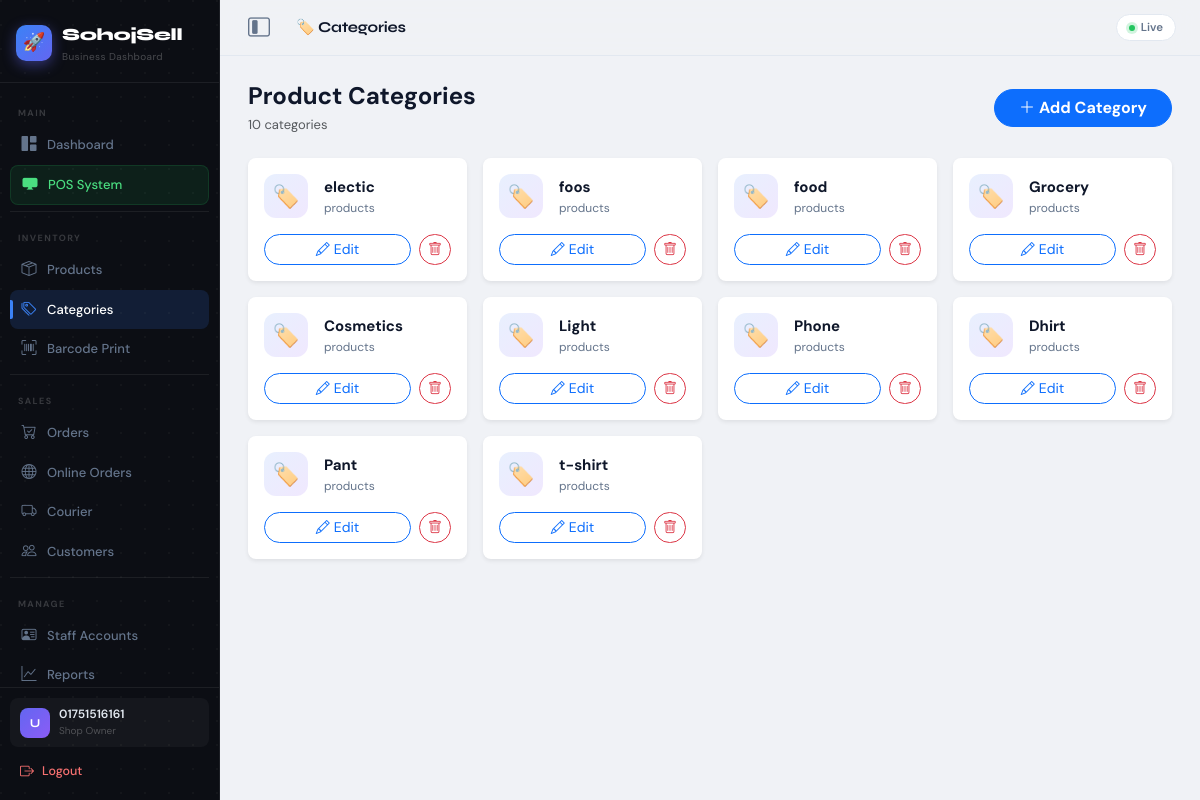
Page /categories/ (signed in) on the committed database.
### accounts/models.py (models this page shows, shortened)
class User(AbstractBaseUser, PermissionsMixin):
    phone_number = models.CharField(max_length=15, unique=True, verbose_name='Phone Number')
    name = models.CharField(max_length=100, blank=True, null=True, verbose_name='Full Name')
    is_active = models.BooleanField(default=True)
    is_staff = models.BooleanField(default=False)
    date_joined = models.DateTimeField(auto_now_add=True)
    objects = UserManager()
    USERNAME_FIELD = 'phone_number'
    REQUIRED_FIELDS = []

### store/models.py (models this page shows, shortened)
class Category(models.Model):
    shop = models.ForeignKey(Shop, on_delete=models.CASCADE, related_name='categories')
    name = models.CharField(max_length=100)

### store/views.py (the view)
# urls.py: path('categories/', views.category_list, name='category_list'),
@login_required(login_url='/accounts/login/')
def category_list(request):
    shop = request.user.shop
    if request.method == 'POST':
        cat_name = request.POST.get('name')
        if cat_name:
            Category.objects.create(shop=shop, name=cat_name)
            messages.success(request, f"Category '{cat_name}' added successfully!")
        return redirect('category_list')
    categories = Category.objects.filter(shop=shop).order_by('-id')
    return render(request, 'store/categories.html', {'categories': categories})

### store/templates/store/categories.html (shortened to what this page needs)
{% extends 'store/base.html' %}
{% block page_title %}🏷️ Categories{% endblock %}
{% block content %}
<div class="d-flex justify-content-between align-items-center mb-4 flex-wrap gap-2">
  <div>
    <h4 class="fw-bold mb-1">Product Categories</h4>
    <p class="text-muted mb-0" style="font-size:13px;">{{ categories.count }} categories</p>
  </div>
  <button class="btn btn-primary fw-bold px-4 rounded-pill" data-bs-toggle="modal" data-bs-target="#addCatModal">
    <i class="bi bi-plus-lg me-1"></i>Add Category
  </button>
</div>
<div class="row g-3">
  {% for cat in categories %}
  <div class="col-sm-6 col-md-4 col-lg-3">
    <div class="card border-0 shadow-sm rounded-3 h-100 p-3">
      <div class="d-flex align-items-center gap-3 mb-3">
        <div style="width:44px;height:44px;border-radius:12px;background:linear-gradient(135deg,#e8f0fe,#f0e8fe);display:flex;align-items:center;justify-content:center;font-size:22px;">
          🏷️
        </div>
        <div>
          <div class="fw-bold" style="font-size:15px;color:#0f172a;">{{ cat.name }}</div>
          <div style="font-size:12px;color:#64748b;">{{ cat.products.count }} products</div>
        </div>
      </div>
      <div class="d-flex gap-2 mt-auto">
        <a href="{% url 'edit_category' cat.id %}" class="btn btn-sm btn-outline-primary rounded-pill flex-fill"><i class="bi bi-pencil me-1"></i>Edit</a>
        <a href="{% url 'delete_category' cat.id %}" class="btn btn-sm btn-outline-danger rounded-pill"><i class="bi bi-trash"></i></a>
      </div>
    </div>
  </div>
  {% endfor %}
</div>
{% endblock %}

### store/templates/store/base.html (shortened to what this page needs)
<!DOCTYPE html>
<html lang="en">
<head>
    <link href="https://cdn.jsdelivr.net/npm/bootstrap@5.3.0/dist/css/bootstrap.min.css" rel="stylesheet">
    <link rel="stylesheet" href="https://cdn.jsdelivr.net/npm/bootstrap-icons@1.10.5/font/bootstrap-icons.css">
</head>
<body>
<div class="app-shell">
  <aside class="sidebar" id="sidebar">
    <div class="sb-logo">
      <div class="sb-logo-row">
        <div class="sb-logo-icon">🚀</div>
        <div>
          <div class="sb-logo-text">SohojSell</div>
          <div class="sb-logo-sub">Business Dashboard</div>
        </div>
      </div>
    </div>
    <nav class="sb-nav">
      {% if request.user.is_superuser %}
        <div class="sb-label">Master</div>
        <a href="{% url 'master_dashboard' %}" class="sb-link {% if '/saas-master/' in request.path %}active{% endif %}">
          <i class="bi bi-rocket-takeoff-fill"></i> <span class="sb-text-hide">Master HQ</span>
        </a>
        <a href="{% url 'manage_shops' %}" class="sb-link"><i class="bi bi-shop-window"></i> <span class="sb-text-hide">Manage Shops</span></a>
        <a href="{% url 'all_users' %}" class="sb-link"><i class="bi bi-people-fill"></i> <span class="sb-text-hide">All Users</span></a>
        <a href="{% url 'master_billing' %}" class="sb-link"><i class="bi bi-wallet2"></i> <span class="sb-text-hide">Packages & Billing</span></a>
        <a href="{% url 'master_settings' %}" class="sb-link"><i class="bi bi-chat-dots-fill"></i> <span class="sb-text-hide">Master Setting</span></a>
      {% else %}
        <div class="sb-label">Main</div>
        <a href="{% url 'dashboard' %}" class="sb-link {% if request.resolver_match.url_name == 'dashboard' %}active{% endif %}">
          <i class="bi bi-grid-1x2-fill"></i> <span class="sb-text-hide">Dashboard</span>
        </a>
        {% if not request.user.is_shop_staff or request.user.staff_profile.can_use_pos %}
        <a href="{% url 'pos' %}" class="sb-link pos {% if request.resolver_match.url_name == 'pos' %}active{% endif %}">
          <i class="bi bi-display-fill"></i> <span class="sb-text-hide">POS System</span>
        </a>
        {% endif %}
        {% if not request.user.is_shop_staff or request.user.staff_profile.can_manage_products %}
        <div class="sb-sep"></div>
        <div class="sb-label">Inventory</div>
        <a href="{% url 'product_list' %}" class="sb-link {% if request.resolver_match.url_name == 'product_list' %}active{% endif %}">
          <i class="bi bi-box-seam"></i> <span class="sb-text-hide">Products</span>
        </a>
        <a href="{% url 'category_list' %}" class="sb-link {% if request.resolver_match.url_name == 'category_list' %}active{% endif %}">
          <i class="bi bi-tags"></i> <span class="sb-text-hide">Categories</span>
        </a>
        <a href="{% url 'barcode_print' %}" class="sb-link {% if request.resolver_match.url_name == 'barcode_print' %}active{% endif %}">
          <i class="bi bi-upc-scan"></i> <span class="sb-text-hide">Barcode Print</span>
        </a>
        {% endif %}
        {% if not request.user.is_shop_staff or request.user.staff_profile.can_manage_orders or request.user.staff_profile.can_manage_customers %}
        <div class="sb-sep"></div>
        <div class="sb-label">Sales</div>
        {% if not request.user.is_shop_staff or request.user.staff_profile.can_manage_orders %}
        <a href="{% url 'order_list' %}" class="sb-link {% if request.resolver_match.url_name == 'order_list' %}active{% endif %}">
          <i class="bi bi-cart-check"></i> <span class="sb-text-hide">Orders</span>
        </a>
        <a href="{% url 'storefront_orders' %}" class="sb-link {% if request.resolver_match.url_name == 'storefront_orders' %}active{% endif %}">
          <i class="bi bi-globe"></i> <span class="sb-text-hide">Online Orders</span>
        </a>
        <a href="{% url 'courier' %}" class="sb-link {% if request.resolver_match.url_name == 'courier' %}active{% endif %}">
          <i class="bi bi-truck"></i> <span class="sb-text-hide">Courier</span>
        </a>
        {% endif %}
        {% if not request.user.is_shop_staff or request.user.staff_profile.can_manage_customers %}
        <a href="{% url 'customer_list' %}" class="sb-link {% if request.resolver_match.url_name == 'customer_list' %}active{% endif %}">
          <i class="bi bi-people"></i> <span class="sb-text-hide">Customers</span>
        </a>
        {% endif %}
        {% endif %}
        {% if not request.user.is_shop_staff or request.user.staff_profile.can_view_reports or request.user.staff_profile.can_manage_settings %}
        <div class="sb-sep"></div>
        <div class="sb-label">Manage</div>
        {% if not request.user.is_shop_staff or request.user.staff_profile.can_manage_settings %}
        <a href="{% url 'staff_list' %}" class="sb-link {% if 'staff' in request.path %}active{% endif %}">
          <i class="bi bi-person-vcard"></i> <span class="sb-text-hide">Staff Accounts</span>
        </a>
        {% endif %}
        {% if not request.user.is_shop_staff or request.user.staff_profile.can_view_reports %}
        <a href="{% url 'reports' %}" class="sb-link {% if request.resolver_match.url_name == 'reports' %}active{% endif %}">
          <i class="bi bi-graph-up"></i> <span class="sb-text-hide">Reports</span>
        </a>
        {% endif %}
        {% endif %}
      {% endif %}
    </nav>
    <div class="sb-bottom">
      <div class="sb-user">
        <div class="sb-avatar">{{ request.user.name|default:"U"|first|upper }}</div>
        <div>
          <div class="sb-u-name">{{ request.user.name|default:request.user.phone_number }}</div>
          <div class="sb-u-role">
            {% if request.user.is_superuser %}Super Admin
            {% elif request.user.is_shop_staff %}Staff
            {% else %}Shop Owner{% endif %}
          </div>
        </div>
      </div>
      <a href="{% url 'logout' %}" class="sb-logout">
        <i class="bi bi-box-arrow-right"></i> <span class="sb-text-hide">Logout</span>
      </a>
    </div>
  </aside>
  <div class="main-area">
    <div class="topbar">
      <button class="desktop-toggle" onclick="toggleDesktopSidebar()" aria-label="Toggle Sidebar" title="Minimize Sidebar">
        <i class="bi bi-layout-sidebar-inset"></i>
      </button>
      <div class="topbar-title">{% block page_title %}Dashboard{% endblock %}</div>
      <div class="topbar-right">
        <div class="live-pill">
          <span class="live-dot"></span> Live
        </div>
      </div>
    </div>
    <div class="page-content">
      {% block content %}{% endblock %}
    </div>
  </div>
</div>
</body>
</html>

### rows in the picture
User: user.name|first "U", user.name "01751516161"
Category: name "electic"
Category: name "foos"
Category: name "food"
Category: name "Grocery"
Category: name "Cosmetics"
Category: name "Light"
Category: name "Phone"
Category: name "Dhirt"
Category: name "Pant"
Category: name "t-shirt"

### other values in the picture
{{ categories.count }} "10"
